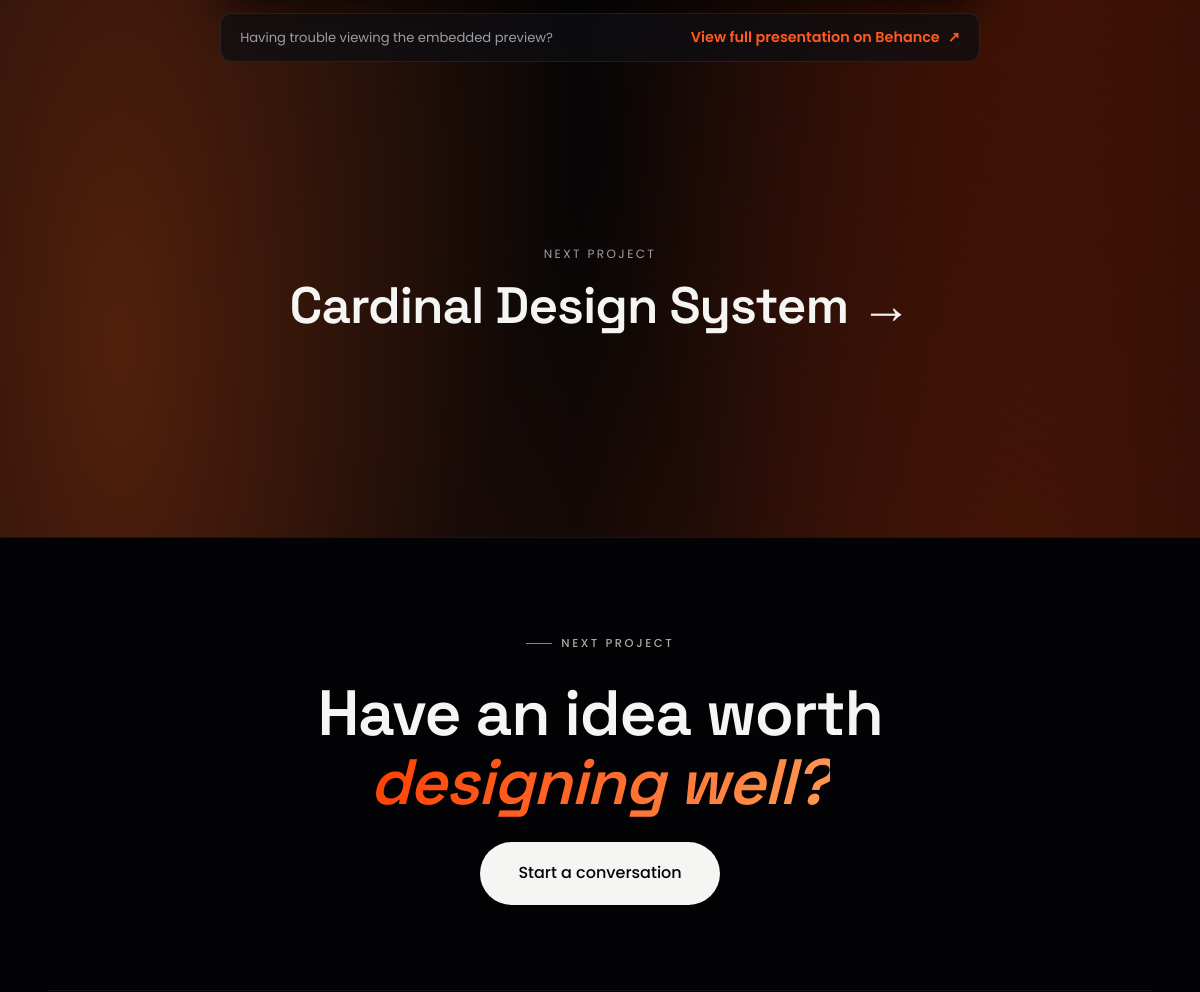
The page /projects/statlas-analytics-dashboard/ (middle part) on the database as committed earlier.
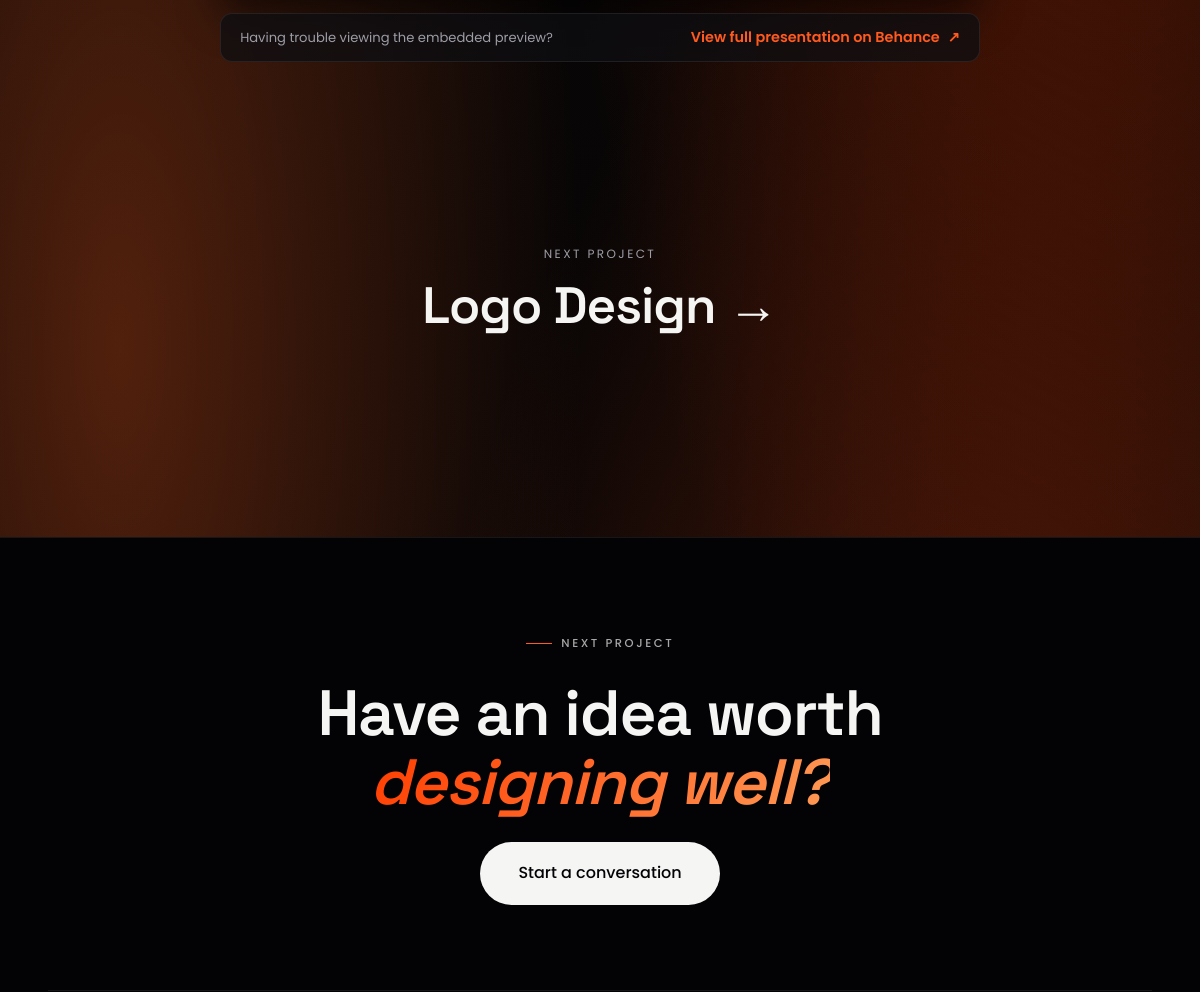
The same page on the database as committed later.
### core/models.py (models this page shows, shortened)
class OrderedModel(models.Model):
    order = models.PositiveIntegerField(default=0)
    is_active = models.BooleanField(default=True)
    class Meta:
        abstract = True
        ordering = ["order", "id"]

class Project(OrderedModel):
    title = models.CharField(max_length=120)
    slug = models.SlugField(unique=True, blank=True)
    category = models.ForeignKey(ProjectCategory, on_delete=models.SET_NULL,
                                 null=True, related_name="projects")
    year = models.CharField(max_length=10, default="2025")
    client = models.CharField(max_length=120, blank=True)
    role = models.CharField(max_length=120, default="UI/UX Designer")
    summary = models.CharField(max_length=240)
    cover = models.ImageField(upload_to="projects/", blank=True, null=True)
    accent_hue = models.PositiveIntegerField(
        default=252, help_text="0-360; tints the placeholder cover when no image is set")
    featured = models.BooleanField(default=False)
    live_url = models.URLField(blank=True)
    prototype_url = models.URLField(blank=True, help_text="Figma / prototype embed link")
    overview = models.TextField(blank=True)
    problem = models.TextField(blank=True)
    research = models.TextField(blank=True)
    persona = models.TextField(blank=True, verbose_name="User persona")
    wireframes = models.TextField(blank=True)
    design_process = models.TextField(blank=True)
    high_fidelity = models.TextField(blank=True, verbose_name="High-fidelity UI")
    design_system = models.TextField(blank=True)
    results = models.TextField(blank=True)
    lessons = models.TextField(blank=True, verbose_name="Lessons learned")
    def get_absolute_url(self):
        return reverse("project_detail", args=[self.slug])
    @property
    def embed_url(self):
        if not self.prototype_url:
            return ""
        url = self.prototype_url.strip()
        import re, urllib.parse
        behance_match = re.search(r'behance\.net/(?:gallery|embed/project)/(\d+)', url)
        if behance_match:
            project_id = behance_match.group(1)
            return f"https://www.behance.net/embed/project/{project_id}?ilo0=1"
        if "figma.com" in url and "figma.com/embed" not in url:
            return f"https://www.figma.com/embed?embed_host=share&url={urllib.parse.quote(url, safe='')}"
        return url
    @property
    def is_behance(self):
        return bool(self.prototype_url and "behance.net" in self.prototype_url)
    @property
    def sections(self):
        spec = [
            ("Overview", self.overview), ("The problem", self.problem),
            ("Research", self.research), ("User persona", self.persona),
            ("Wireframes", self.wireframes), ("Design process", self.design_process),
            ("High-fidelity UI", self.high_fidelity), ("Design system", self.design_system),
            ("Results", self.results), ("Lessons learned", self.lessons),
        ]
        return [(label, body) for label, body in spec if body.strip()]

### core/views.py (the view)
# urls.py: path("projects/<slug:slug>/", views.project_detail, name="project_detail"),
def project_detail(request, slug):
    project = get_object_or_404(models.Project, slug=slug, is_active=True)
    nxt = (models.Project.objects.filter(is_active=True, order__gt=project.order)
           .exclude(pk=project.pk).first()
           or models.Project.objects.filter(is_active=True).exclude(pk=project.pk).first())
    return render(request, "project_detail.html", {"project": project, "next_project": nxt})

### core/context_processors.py (called while the page is built)
def site_globals(request):
    return {
        "site": SiteSettings.load(),
        "social_links": SocialLink.objects.filter(is_active=True),
    }

### core/models.py (called while the page is built)
    @classmethod
    def load(cls):
        obj, _ = cls.objects.get_or_create(pk=1)
        return obj

### crm/context_processors.py (called while the page is built)
def sidebar_counts(request):
    if not (request.user.is_authenticated and request.user.is_staff):
        return {}
    return {"dash_unread": m.ContactMessage.objects.filter(is_read=False).count()}

### templates/project_detail.html (shortened to what this page needs)
{% extends "base.html" %}
{% block content %}
<section class="section">
  <div class="container">
    <div class="article">
      {% if project.prototype_url %}
      <div class="article__section" data-aos="fade-up">
        <div class="proto-footer">
          <span>Having trouble viewing the embedded preview?</span>
          <a href="{{ project.prototype_url }}" target="_blank" rel="noopener" class="link-arrow" data-cursor="hover">
            View full presentation on {% if project.is_behance %}Behance{% elif project.is_figma %}Figma{% else %}external site{% endif %} <span class="arrow">↗</span>
          </a>
        </div>
      </div>
      {% endif %}
    </div>
    {% if next_project %}
    <a href="{{ next_project.get_absolute_url }}" class="next-project" data-cursor="view" data-aos="fade-up">
      <small>Next project</small>
      <h3>{{ next_project.title }} <span class="arrow">→</span></h3>
    </a>
    {% endif %}
  </div>
</section>
{% endblock %}

Rows that differ between the two databases and show on the page:
changed Project: title "Cardinal Design System" → "Logo Design"
